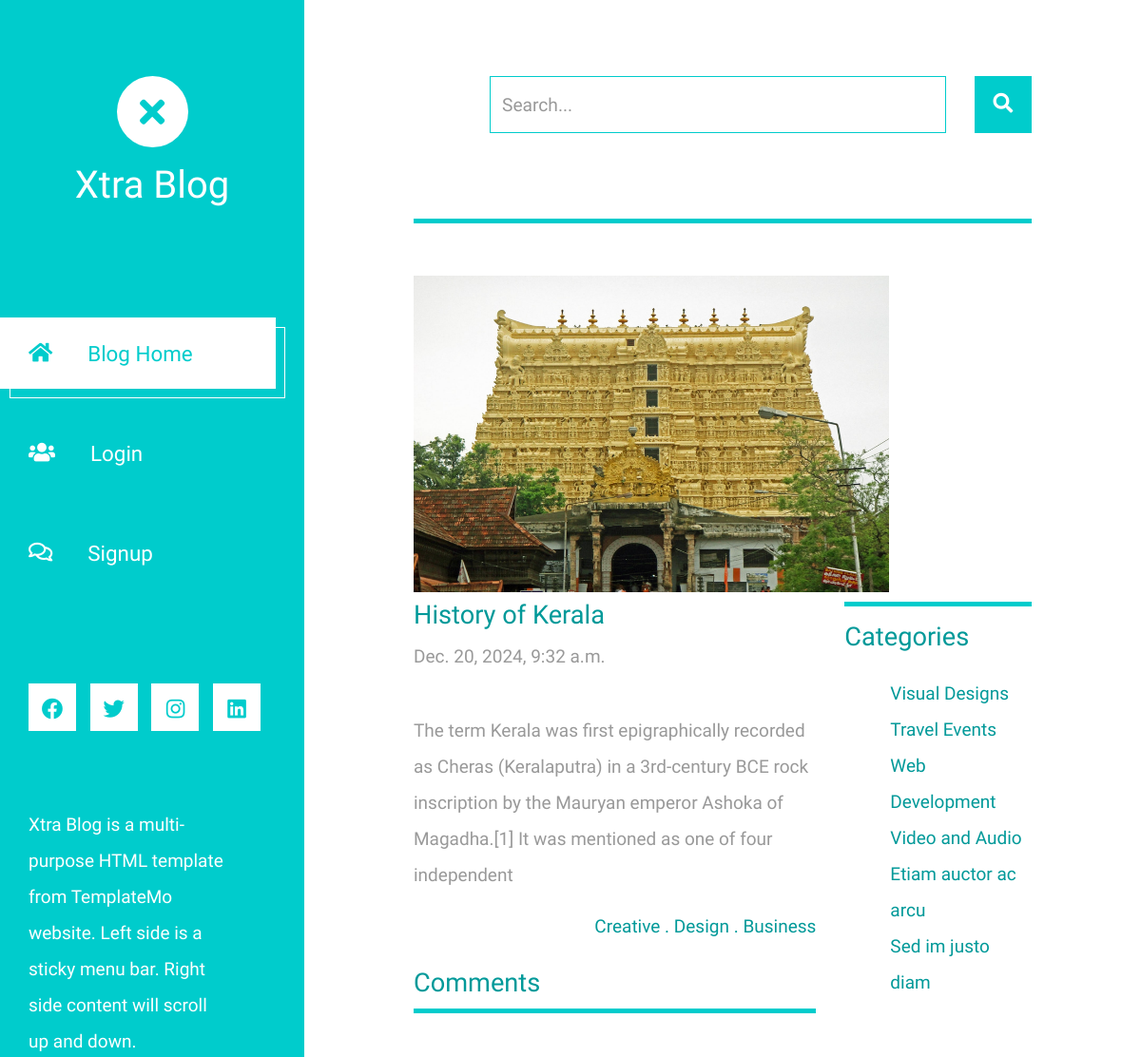
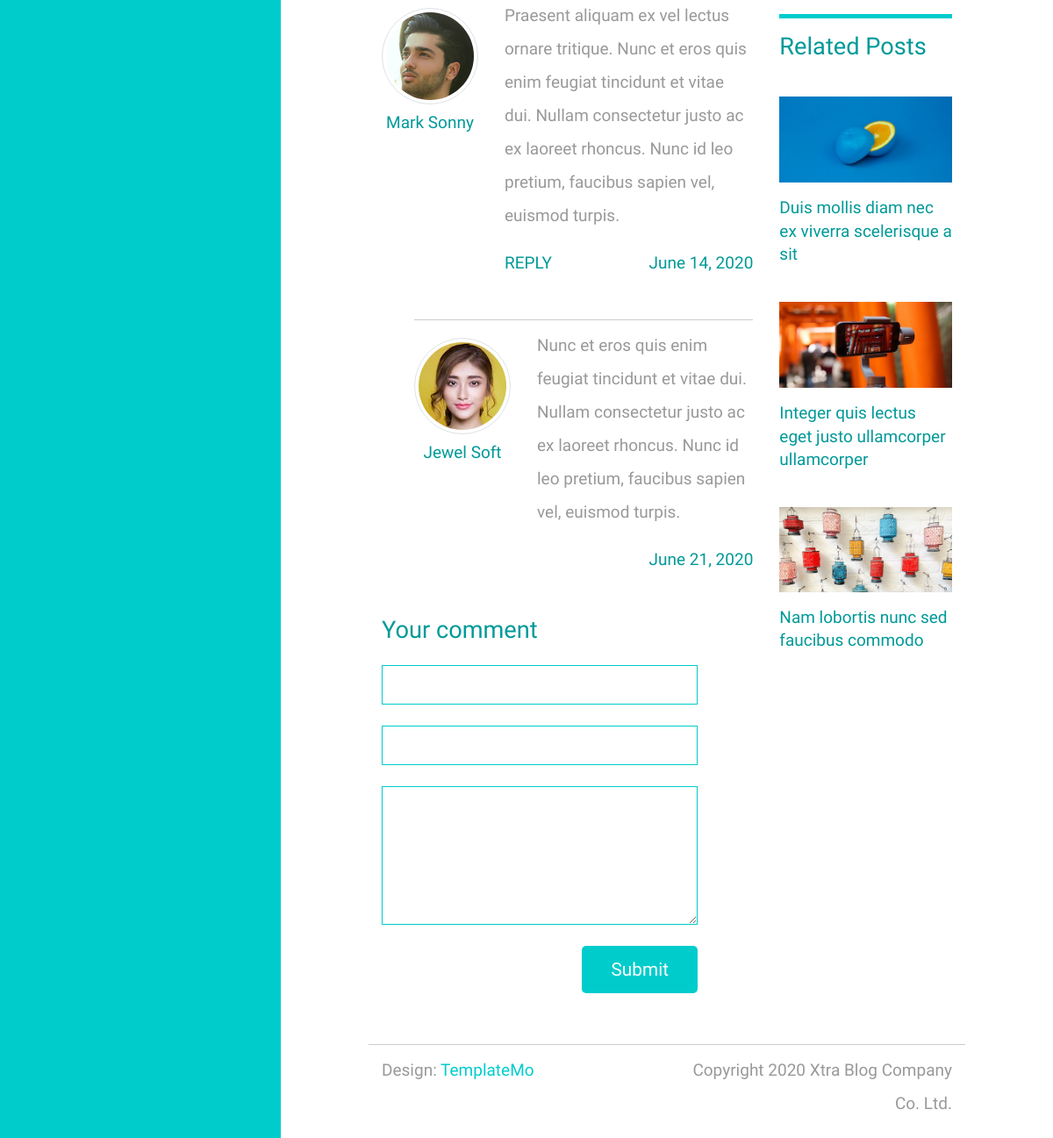
Screenshot of /post/3 with the database file from the repository (2 pictures, top to bottom).
### apps/models.py (models this page shows, shortened)
class Post(models.Model):
    title=models.CharField(max_length=50)
    content=models.TextField(max_length=200)
    date=models.DateTimeField(auto_now_add=True)
    image=models.ImageField(upload_to="images", blank=True)

### apps/views.py (the view)
# urls.py: path("post/<int:id>",views.post,name="post"),
def post(request,id):
    post=Post.objects.get(id=id)
    context={
        "post":post
    }
    return render(request,"post.html",context)

### apps/templates/post.html (shortened to what this page needs)
{% extends 'theme.html' %}
{% load static %}
{% block content %}
<div class="container-fluid">
    <main class="tm-main">
        <div class="row tm-row">
            <div class="col-12">
                <form method="GET" class="form-inline tm-mb-80 tm-search-form">
                    <input class="form-control tm-search-input" name="query" type="text" placeholder="Search..."
                        aria-label="Search">
                    <button class="tm-search-button" type="submit">
                        <i class="fas fa-search tm-search-icon" aria-hidden="true"></i>
                    </button>
                </form>
            </div>
        </div>
        <div class="row tm-row">
            <div class="col-12">
                <hr class="tm-hr-primary tm-mb-55">
                <img src="{{post.image.url}}" alt="" style="width: 500px;">
            </div>
        </div>
        <div class="row tm-row">
            <div class="col-lg-8 tm-post-col">
                <div class="tm-post-full">
                    <div class="mb-4">
                        <h2 class="pt-2 tm-color-primary tm-post-title">{{post.title}}</h2>
                        <p class="tm-mb-40">{{post.date}}</p>
                        <p>
                            {{post.content}}
                        </p>
                        <span class="d-block text-right tm-color-primary">Creative . Design . Business</span>
                    </div>
                    <div>
                        <h2 class="tm-color-primary tm-post-title">Comments</h2>
                        <hr class="tm-hr-primary tm-mb-45">
                        <div class="tm-comment tm-mb-45">
                            <figure class="tm-comment-figure">
                                <img src="{% static 'img/comment-1.jpg' %}" alt="Image"
                                    class="mb-2 rounded-circle img-thumbnail">
                                <figcaption class="tm-color-primary text-center">Mark Sonny</figcaption>
                            </figure>
                            <div>
                                <p>
                                    Praesent aliquam ex vel lectus ornare tritique. Nunc et eros
                                    quis enim feugiat tincidunt et vitae dui. Nullam consectetur
                                    justo ac ex laoreet rhoncus. Nunc id leo pretium, faucibus
                                    sapien vel, euismod turpis.
                                </p>
                                <div class="d-flex justify-content-between">
                                    <a href="#" class="tm-color-primary">REPLY</a>
                                    <span class="tm-color-primary">June 14, 2020</span>
                                </div>
                            </div>
                        </div>
                        <div class="tm-comment-reply tm-mb-45">
                            <hr>
                            <div class="tm-comment">
                                <figure class="tm-comment-figure">
                                    <img src="{% static 'img/comment-2.jpg' %}" alt="Image"
                                        class="mb-2 rounded-circle img-thumbnail">
                                    <figcaption class="tm-color-primary text-center">Jewel Soft</figcaption>
                                </figure>
                                <p>
                                    Nunc et eros quis enim feugiat tincidunt et vitae dui.
                                    Nullam consectetur justo ac ex laoreet rhoncus. Nunc
                                    id leo pretium, faucibus sapien vel, euismod turpis.
                                </p>
                            </div>
                            <span class="d-block text-right tm-color-primary">June 21, 2020</span>
                        </div>
                        <form action="" class="mb-5 tm-comment-form">
                            <h2 class="tm-color-primary tm-post-title mb-4">Your comment</h2>
                            <div class="mb-4">
                                <input class="form-control" name="name" type="text">
                            </div>
                            <div class="mb-4">
                                <input class="form-control" name="email" type="text">
                            </div>
                            <div class="mb-4">
                                <textarea class="form-control" name="message" rows="6"></textarea>
                            </div>
                            <div class="text-right">
                                <button class="tm-btn tm-btn-primary tm-btn-small">Submit</button>
                            </div>
                        </form>
                    </div>
                </div>
            </div>
            <aside class="col-lg-4 tm-aside-col">
                <div class="tm-post-sidebar">
                    <hr class="mb-3 tm-hr-primary">
                    <h2 class="mb-4 tm-post-title tm-color-primary">Categories</h2>
                    <ul class="tm-mb-75 pl-5 tm-category-list">
                        <li><a href="#" class="tm-color-primary">Visual Designs</a></li>
                        <li><a href="#" class="tm-color-primary">Travel Events</a></li>
                        <li><a href="#" class="tm-color-primary">Web Development</a></li>
                        <li><a href="#" class="tm-color-primary">Video and Audio</a></li>
                        <li><a href="#" class="tm-color-primary">Etiam auctor ac arcu</a></li>
                        <li><a href="#" class="tm-color-primary">Sed im justo diam</a></li>
                    </ul>
                    <hr class="mb-3 tm-hr-primary">
                    <h2 class="tm-mb-40 tm-post-title tm-color-primary">Related Posts</h2>
                    <a href="#" class="d-block tm-mb-40">
                        <figure>
                            <img src="{% static 'img/img-02.jpg' %}" alt="Image" class="mb-3 img-fluid">
                            <figcaption class="tm-color-primary">Duis mollis diam nec ex viverra scelerisque a sit
                            </figcaption>
                        </figure>
                    </a>
                    <a href="#" class="d-block tm-mb-40">
                        <figure>
                            <img src="img/img-05.jpg" alt="Image" class="mb-3 img-fluid">
                            <figcaption class="tm-color-primary">Integer quis lectus eget justo ullamcorper ullamcorper
                            </figcaption>
                        </figure>
                    </a>
                    <a href="#" class="d-block tm-mb-40">
                        <figure>
                            <img src="{% static 'img/img-06.jpg' %}" alt="Image" class="mb-3 img-fluid">
                            <figcaption class="tm-color-primary">Nam lobortis nunc sed faucibus commodo</figcaption>
                        </figure>
                    </a>
                </div>
            </aside>
        </div>
        {% endblock %}

### rows the page displays
Post: image (picture), title "History of Kerala", date "Dec. 20, 2024, 9:32 a.m.", content "The term Kerala was first epigraphically recorded as Cheras (Keralaputra) in a 3rd-century BCE rock inscription by the Mauryan emperor Ashoka of Magadha.[1] It was mentioned as one of four independent"
